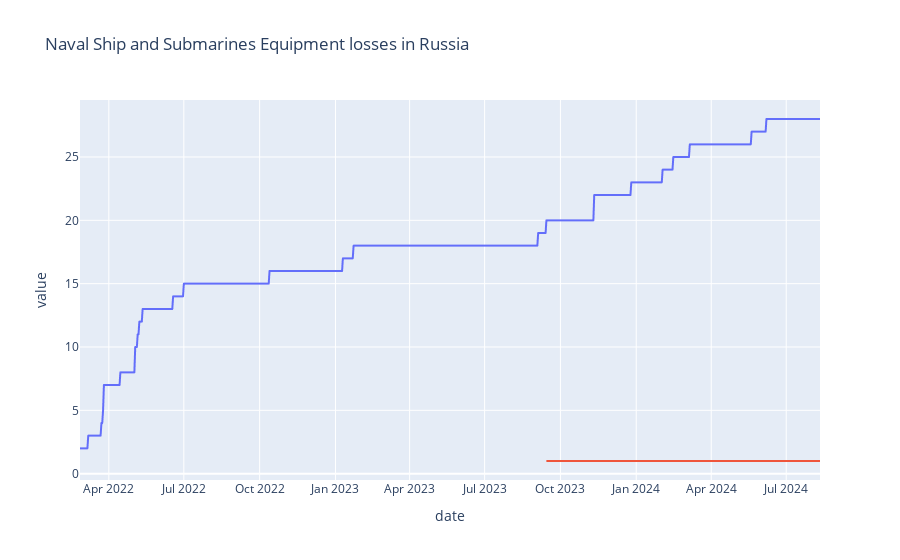

This figure's notebook cell:
### Code cell
fig = px.line(df_loss_e, x = 'date', y = ['naval ship', 'submarines'], template = 'plotly', title = 'Naval Ship and Submarines Equipment losses in Russia')
fig.update_traces(showlegend = False)
fig.show()

### Figure 1 — Plotly figure (JSON) as saved in the notebook; plotly's stock layout.template omitted (floating-point values rounded to 4 significant figures; data arrays with more than 128 entries replaced by an {"elided": "..."} marker saying what was removed)
{"data": [{"hovertemplate": "variable=naval ship<br>date=%{x}<br>value=%{y}<extra></extra>", "legendgroup": "naval ship", "line": {"color": "#636efa", "dash": "solid"}, "marker": {"symbol": "circle"}, "mode": "lines", "name": "naval ship", "showlegend": false, "type": "scattergl", "x": {"elided": "899 str values"}, "xaxis": "x", "y": {"elided": "899 float values"}, "yaxis": "y"}, {"hovertemplate": "variable=submarines<br>date=%{x}<br>value=%{y}<extra></extra>", "legendgroup": "submarines", "line": {"color": "#EF553B", "dash": "solid"}, "marker": {"symbol": "circle"}, "mode": "lines", "name": "submarines", "showlegend": false, "type": "scattergl", "x": {"elided": "899 str values"}, "xaxis": "x", "y": {"elided": "899 float values"}, "yaxis": "y"}], "layout": {"legend": {"title": {"text": "variable"}, "tracegroupgap": 0}, "title": {"text": "Naval Ship and Submarines Equipment losses in Russia"}, "xaxis": {"anchor": "y", "domain": [0.0, 1.0], "title": {"text": "date"}}, "yaxis": {"anchor": "x", "domain": [0.0, 1.0], "title": {"text": "value"}}}}
